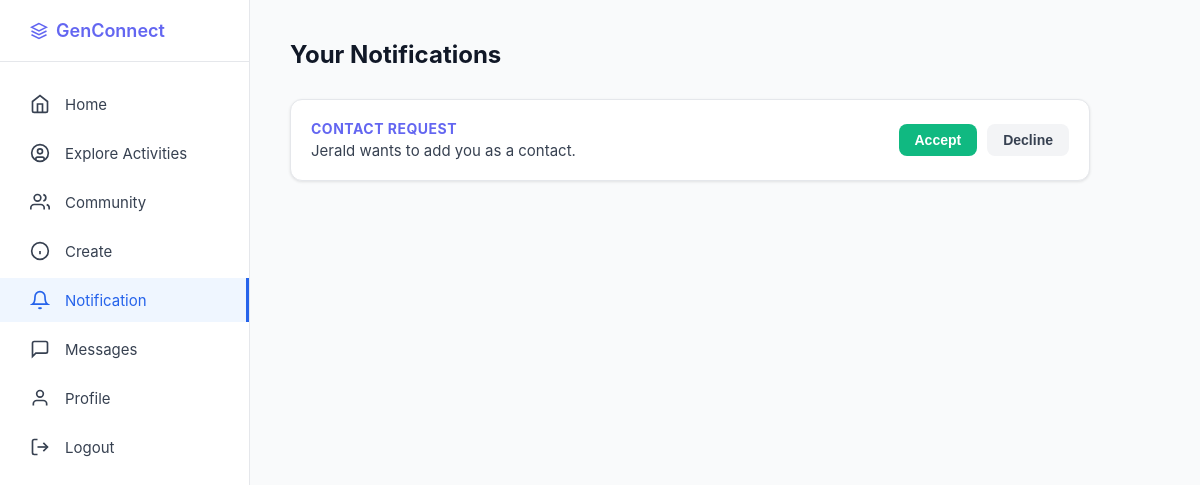
The app's page /notifications (signed in) with its own data.
### app.py (models this page shows)
class Notification(db.Model):
    __tablename__ = 'notifications'
    id = db.Column(db.Integer, primary_key=True)
    recipient_id = db.Column(db.Integer, db.ForeignKey('users.id'), nullable=False)
    sender_id = db.Column(db.Integer, db.ForeignKey('users.id'), nullable=False)
    type = db.Column(db.String(50)) # 'contact_request' or 'group_invite'
    target_id = db.Column(db.Integer) # User ID for contact, Community ID for group
    message = db.Column(db.String(255))
    is_read = db.Column(db.Boolean, default=False)
    status = db.Column(db.String(20), default='pending') # pending, accepted, rejected
    created_at = db.Column(db.DateTime, default=datetime.utcnow)

### app.py (the view)
@app.route('/notifications')
def notifications_page():
    if 'user_id' not in session: return redirect(url_for('login'))
    user_notifications = Notification.query.filter_by(recipient_id=session['user_id']).order_by(Notification.created_at.desc()).all()
    return render_template('notifications.html', notifications=user_notifications)

### templates/notifications.html (shortened to what this page needs)
<!DOCTYPE html>
<html lang="en">
<head>
</head>
<body>
<div class="container">
    <aside class="sidebar">
        <div class="sidebar-logo">
            <a href="/" class="logo">
                <svg viewBox="0 0 24 24" fill="none" stroke="currentColor" stroke-width="2">
                    <path d="M12 2L2 7l10 5 10-5-10-5z"/><path d="M2 17l10 5 10-5"/><path d="M2 12l10 5 10-5"/>
                </svg>
                <span>GenConnect</span>
            </a>
        </div>
        <ul class="sidebar-nav">
            <li><a href="/home"><svg viewBox="0 0 24 24" fill="none" stroke="currentColor" stroke-width="2"><path d="m3 9 9-7 9 7v11a2 2 0 0 1-2 2H5a2 2 0 0 1-2-2z"/><polyline points="9 22 9 12 15 12 15 22"/></svg><span>Home</span></a></li>
            <li><a href="#"><svg viewBox="0 0 24 24" fill="none" stroke="currentColor" stroke-width="2"><circle cx="12" cy="12" r="10"/><circle cx="12" cy="10" r="3"/><path d="M7 20.662V19a2 2 0 0 1 2-2h6a2 2 0 0 1 2 2v1.662"/></svg><span>Explore Activities</span></a></li>
            <li><a href="#"><svg viewBox="0 0 24 24" fill="none" stroke="currentColor" stroke-width="2"><path d="M17 21v-2a4 4 0 0 0-4-4H5a4 4 0 0 0-4 4v2"/><circle cx="9" cy="7" r="4"/><path d="M23 21v-2a4 4 0 0 0-3-3.87"/><path d="M16 3.13a4 4 0 0 1 0 7.75"/></svg><span>Community</span></a></li>
            <li><a href="#"><svg viewBox="0 0 24 24" fill="none" stroke="currentColor" stroke-width="2"><circle cx="12" cy="12" r="10"/><line x1="12" y1="16" x2="12" y2="12"/><line x1="12" y1="8" x2="12.01" y2="8"/></svg><span>Create</span></a></li>
            <li><a href="/notifications" class="active"><svg viewBox="0 0 24 24" fill="none" stroke="currentColor" stroke-width="2"><path d="M18 8A6 6 0 0 0 6 8c0 7-3 9-3 9h18s-3-2-3-9"/><path d="M13.73 21a2 2 0 0 1-3.46 0"/></svg><span>Notification</span></a></li>
            <li><a href="/messages"><svg viewBox="0 0 24 24" fill="none" stroke="currentColor" stroke-width="2"><path d="M21 15a2 2 0 0 1-2 2H7l-4 4V5a2 2 0 0 1 2-2h14a2 2 0 0 1 2 2z"/></svg><span>Messages</span></a></li>
            <li><a href="/profile"><svg viewBox="0 0 24 24" fill="none" stroke="currentColor" stroke-width="2"><path d="M20 21v-2a4 4 0 0 0-4-4H8a4 4 0 0 0-4 4v2"/><circle cx="12" cy="7" r="4"/></svg><span>Profile</span></a></li>
            <li><a href="/logout"><svg viewBox="0 0 24 24" fill="none" stroke="currentColor" stroke-width="2"><path d="M9 21H5a2 2 0 0 1-2-2V5a2 2 0 0 1 2-2h4"/><polyline points="16 17 21 12 16 7"/><line x1="21" y1="12" x2="9" y2="12"/></svg><span>Logout</span></a></li>
        </ul>
    </aside>
    <main class="main-content">
        <div class="page-header">
            <h2>Your Notifications</h2>
        </div>
        <div class="notif-list">
            {% for n in notifications if n.status == 'pending' or n.type in ['request_accepted', 'group_joined'] %}
            <div class="notif-card" id="notif-{{ n.id }}">
                <div class="notif-info">
                    <h4>{{ n.type.replace('_', ' ') }}</h4>
                    <p>{{ n.message }}</p>
                </div>
                {% if n.status == 'pending' and n.type not in ['request_accepted', 'group_joined'] %}
                <div class="btn-group">
                    <button class="btn accept-btn" data-id="{{ n.id }}" onclick="respondToInvite(this, 'accept')">Accept</button>
                    <button class="btn reject-btn" data-id="{{ n.id }}" onclick="respondToInvite(this, 'reject')">Decline</button>
                </div>
                {% else %}
                <div style="font-size: 12px; color: #9ca3af;">{{ n.created_at.strftime('%H:%M') }}</div>
                {% endif %}
            </div>
            {% else %}
            <div class="empty-state">
                <p>No new notifications at the moment.</p>
            </div>
            {% endfor %}
        </div>
    </main>
</div>
</body>
</html>

### templates/notifications.html (style rules this page uses)
* { margin: 0; padding: 0; box-sizing: border-box; }
body { font-family: -apple-system, BlinkMacSystemFont, 'Segoe UI', Roboto, sans-serif; background-color: #f5f5f5; }
.container { display: flex; min-height: 100vh; }
.sidebar { position: fixed; left: 0; top: 0; width: 250px; height: 100vh; background-color: white; border-right: 1px solid #e5e7eb; padding: 20px 0; z-index: 100; }
.sidebar-logo { padding: 0 30px 20px; border-bottom: 1px solid #e5e7eb; margin-bottom: 20px; }
.logo { display: flex; align-items: center; gap: 8px; font-size: 18px; font-weight: 600; color: #6366f1; text-decoration: none; }
.logo svg { width: 18px; height: 18px; }
.sidebar-nav { list-style: none; }
.sidebar-nav li { margin: 5px 0; }
.sidebar-nav a { display: flex; align-items: center; gap: 15px; padding: 12px 30px; text-decoration: none; color: #374151; transition: all 0.2s; font-size: 15px; }
.sidebar-nav a.active { background-color: #eff6ff; color: #2563eb; border-right: 3px solid #2563eb; }
.sidebar-nav svg { width: 20px; height: 20px; flex-shrink: 0; }
.main-content { margin-left: 250px; flex: 1; padding: 40px; background-color: #f9fafb; min-height: 100vh; }
.page-header { margin-bottom: 30px; }
.page-header h2 { font-size: 24px; color: #111827; font-weight: 700; }
.notif-list { display: flex; flex-direction: column; gap: 15px; max-width: 800px; }
.notif-card { background: white; padding: 20px; border-radius: 12px; border: 1px solid #e5e7eb; display: flex; justify-content: space-between; align-items: center; box-shadow: 0 1px 3px rgba(0,0,0,0.1); }
.notif-info h4 { font-size: 14px; color: #6366f1; margin-bottom: 4px; text-transform: uppercase; letter-spacing: 0.5px; }
.notif-info p { font-size: 15px; color: #374151; }
.btn-group { display: flex; gap: 10px; }
.btn { padding: 8px 16px; border-radius: 8px; border: none; font-size: 14px; font-weight: 600; cursor: pointer; }
.accept-btn { background: #10b981; color: white; }
.reject-btn { background: #f3f4f6; color: #374151; }

### records on screen
Notification: type.replace "CONTACT REQUEST", message "Jerald wants to add you as a contact."
